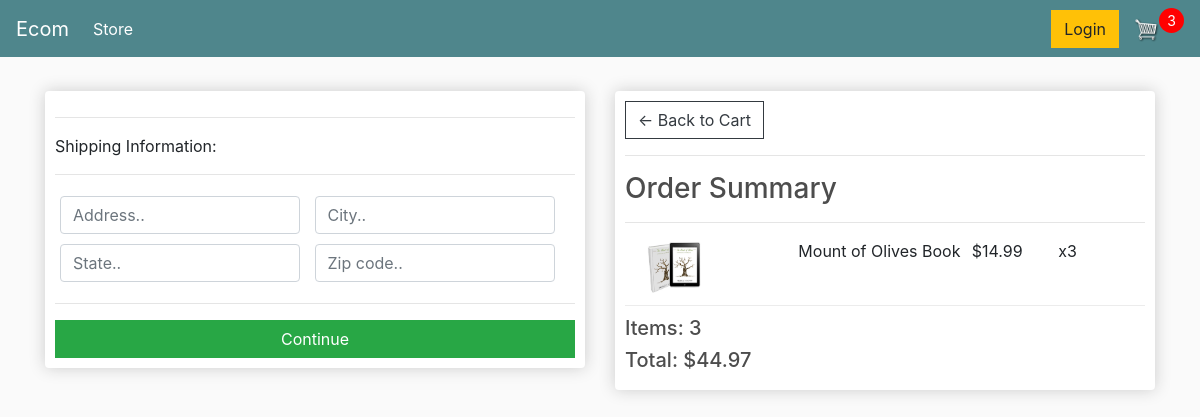
The app's page /checkout/ (signed in) with its own data.
### store/models.py (models this page shows, shortened)
class OrderItem(models.Model):
    product = models.ForeignKey(Product, on_delete=models.SET_NULL, blank=True, null=True)
    order = models.ForeignKey(Order, on_delete=models.SET_NULL, blank=True, null=True)
    quantity = models.IntegerField(default=0, null=True, blank=True)
    date_added = models.DateTimeField(auto_now_add=True)
    @property
    def get_total(self):
        total = self.product.price * self.quantity
        return total

class Product(models.Model):
    name = models.CharField(max_length=200, null=True)
    price = models.DecimalField(max_digits=7, decimal_places=2)
    digital = models.BooleanField(default=False, null=True, blank=False)
    image = models.ImageField(null=True, blank=True) # needs pillow installed
    @property
    def imageURL(self):
        try:
            url = self.image.url
        except:
            url = '/images/placeholder.png'
        return url

class Order(models.Model):
    customer = models.ForeignKey(Customer, on_delete=models.SET_NULL, blank=True, null=True)
    date_ordered = models.DateTimeField(auto_now_add=True)
    complete = models.BooleanField(default=False, null=True, blank=False)
    transaction_id = models.CharField(max_length=200, null=True)
    @property
    def get_cart_total(self):
        orderitems = self.orderitem_set.all()
        total = sum([item.get_total for item in orderitems])
        return total
    @property
    def get_cart_items(self):
        orderitems = self.orderitem_set.all()
        total = sum([item.quantity for item in orderitems])
        return total
    @property
    def shipping(self):
        shipping = False
        orderItems = self.orderitem_set.all()
        for i in orderItems:
            if i.product.digital == False:
                shipping = True
        return shipping

### store/views.py (the view)
# urls.py: path('checkout/', views.checkout, name='checkout'),
def checkout(request):
    data = cartData(request)
    cartItems = data['cartItems']
    order = data['order']
    items = data['items']
    context = {'items': items, 'order': order, 'cartItems': cartItems}
    return render(request, 'store/checkout.html', context)

### store/utils.py (called while the page is built)
def cartData(request):
    if request.user.is_authenticated:
        customer = request.user.customer
        order, created = Order.objects.get_or_create(
            customer=customer, complete=False)  # get the object or create it
        items = order.orderitem_set.all()  # get all the children of order
        cartItems = order.get_cart_items
    else:
        cookieData = cookieCart(request)
        cartItems = cookieData['cartItems']
        order = cookieData['order']
        items = cookieData['items']
    return {'cartItems': cartItems, 'order': order, 'items': items}

### store/templates/store/checkout.html (shortened to what this page needs)
{% extends 'store/main.html' %}
{% load static %}
{% block content%}
    <div class="row">
        <div class="col-lg-6">
            <div class="box-element" id="form-wrapper">
                <form id="form">
                    <div id="shipping-info">
                        <hr>
                        <p>Shipping Information:</p>
                        <hr>
                        <div class="form-field">
                            <input class="form-control" type="text" name="address" placeholder="Address..">
                        </div>
                        <div class="form-field">
                            <input class="form-control" type="text" name="city" placeholder="City..">
                        </div>
                        <div class="form-field">
                            <input class="form-control" type="text" name="state" placeholder="State..">
                        </div>
                        <div class="form-field">
                            <input class="form-control" type="text" name="zipcode" placeholder="Zip code..">
                        </div>
                    </div>
                    <hr>
                    <input id="form-button" class="btn btn-success btn-block" type="submit" value="Continue">
                </form>
            </div>
            <br>
        </div>
        <div class="col-lg-6">
            <div class="box-element">
                <a class="btn btn-outline-dark" href="{% url 'cart' %}">&#x2190; Back to Cart</a>
                <hr>
                <h3>Order Summary</h3>
                <hr>
                {% for item in items %}
                <div class="cart-row">
                    <div style="flex:2"><img class="row-image" src="{{item.product.imageURL}}"></div>
                    <div style="flex:2">
                        <p>{{item.product.name}}</p>
                    </div>
                    <div style="flex:1">
                        <p>${{item.product.price|floatformat:2}}</p>
                    </div>
                    <div style="flex:1">
                        <p>x{{item.quantity}}</p>
                    </div>
                </div>
                {% endfor %}
                <h5>Items: {{order.get_cart_items}}</h5>
                <h5>Total: ${{order.get_cart_total|floatformat:2}}</h5>
            </div>
        </div>
    </div>
{% endblock content%}

### static/css/main.css (style rules this page uses)
body { background-color: hsl(0, 0%, 98%); }
h1,h2,h3,h4,h5,h6 { color:hsl(0, 0%, 30%); }
.box-element { box-shadow:hsl(0, 0%, 80%) 0 0 16px; background-color: #fff; border-radius: 4px; padding: 10px; }
.col-lg-4, .col-lg-6, .col-lg-8, .col-lg-12 { margin-top: 10px; }
.btn { border-radius: 0; }
.row-image { width: 100px; }
.form-field { width:250px; display: inline-block; padding: 5px; }
.cart-row { display: flex; align-items: flex-stretch; padding-bottom: 10px; margin-bottom: 10px; border-bottom: 1px solid #ececec; }

### records on screen
OrderItem: product.imageURL (picture), product.name "Mount of Olives Book", product.price "14.99", quantity "3"
Order: get_cart_items "3", get_cart_total "44.97"

### other values on screen
{{ cartItems }} "3"
